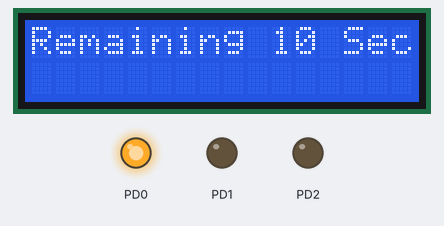
The program below on a simulated ATmega32, built with avr-gcc and emulated at 8 MHz. On the bench: 16×2 character LCD, output pins drawn as LEDs (lit = HIGH). Wiring (inferred from the names in the program): character LCD (HD44780): RS PB1; R/W PB2; E PB0; data PA0, PA1, PA2, PA3, PA4, PA5, PA6, PA7. Pins used as bus, display or sensor lines are not drawn.

Above: at 0.4 s.
At 5.5 s:
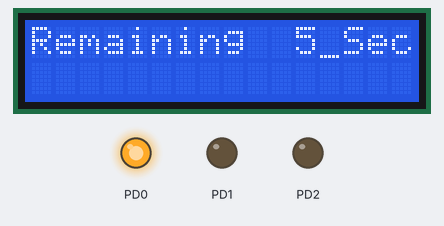
At 11.7 s:
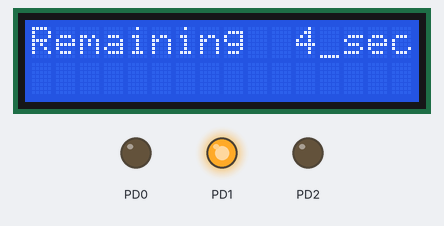
At 18.9 s:
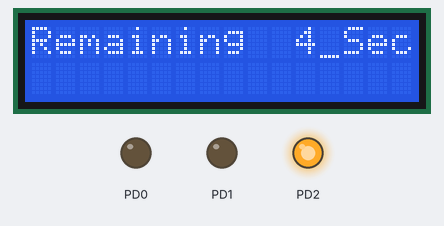
At 28.3 s:
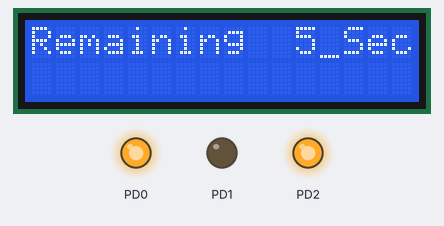
At 37.6 s:
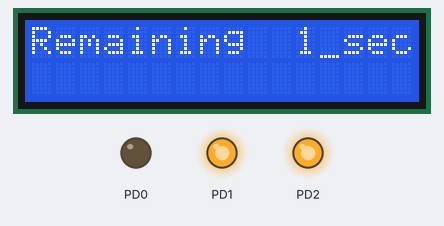
Timing chart, 0 to 40.0 s (numbered marks = the images above):
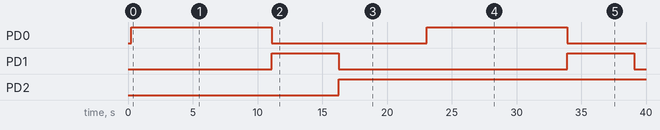

The program:

main.c
```c
/*
 * Traffic Light.c
 *
 * Created: 4/2/2021 11:26:56 AM
 * Author : mody_
 */

#include "STD_TYPES.h"
#include "BIT_MATH.h"

#include "GPIO_interface.h"
#include "LED_interface.h"
#include "TMR0_interface.h"
#include "LCD_interface.h"
#define F_CPU 8000000UL
#include <util/delay.h>
volatile u8 counter1=0;
volatile u8 counter_green=10;
volatile u8 counter_yellow=5;
volatile u8 counter_red=7;

void fun(void)
{
	counter1++;
}
int main(void)
{
    LCD_voidInit();
	TMR0_voidInit();
	TMR0_voidSetOCR0(80);
	TMR0_voidSetCTCWithInterrupt(&fun);
	TMR0_voidStart(TMR0_CLK_1024);
    while (1)
    {
		counter_green=10;
		counter_yellow=5;
		counter_red=7;
		LCD_voidClearScreen();
		LCD_voidDisplayString("Remaining 10 Sec");
		LED_voidTurnOn(GPIOD,0);
		while(counter_green>0)
		{
			if(counter1>=100)
			{
				counter1=0;
				counter_green--;
				LCD_voidMoveCursor(1,11);
				LCD_voidDisplayChar(' ');
				LCD_voidDisplayChar((counter_green%10)+48);
			}
		}
		_delay_ms(500);
		LED_voidTurnOn(GPIOD,1);
		LED_voidTurnOff(GPIOD,0);
		LCD_voidClearScreen();
		LCD_voidDisplayString("Remaining  5 sec");
		while(counter_yellow>0)
		{
			if(counter1 >=100)
			{
				counter1=0;
				counter_yellow--;
				LCD_voidMoveCursor(1,11);
				LCD_voidDisplayChar(' ');
				LCD_voidDisplayNumber((counter_yellow));
			}
		}
		_delay_ms(500);
		LED_voidTurnOn(GPIOD,2);
		LED_voidTurnOff(GPIOD,1);
		LCD_voidClearScreen();
		LCD_voidDisplayString("Remaining  7 Sec");
		while(counter_red>0)
		{
			if(counter1 >=100)
			{
				counter1=0;
				counter_red--;
				LCD_voidMoveCursor(1,11);
				LCD_voidDisplayChar(' ');
				LCD_voidDisplayNumber((counter_red));
			}
		}
    }
}
```

LED_interface.h
```c
/*******************************************************/
/* Author   : Mahmoud Ayman                            */
/* Date     : 4 OCT 2020                               */
/* File     : LED_interface                            */
/* Version  : V 1.0                                    */
/* LOG      :                                          */
/*******************************************************/

#ifndef LED_INTERFACE_H
#define LED_INTERFACE_H

void LED_voidTurnOn(u8 copy_u8Port, u8 copy_u8Pin);

void LED_voidTurnOff(u8 copy_u8Port, u8 copy_u8Pin);

void LED_voidToggle(u8 copy_u8Port, u8 copy_u8Pin);

#endif
```

LED_program.c
```c
/*******************************************************/
/* Author   : Mahmoud Ayman                            */
/* Date     : 4 OCT 2020                               */
/* File     : LED_program                              */
/* Version  : V 1.0                                    */
/* LOG      :                                          */
/*******************************************************/

#include "STD_TYPES.h"
#include "BIT_MATH.h"

#include "GPIO_interface.h"

#include "LED_interface.h"
#include "LED_config.h"
#include "LED_private.h"

void LED_voidTurnOn(u8 copy_u8Port, u8 copy_u8Pin)
{
	GPIO_voidSetPinDDR(copy_u8Port, copy_u8Pin, OUTPUT);
	GPIO_voidWritePin(copy_u8Port, copy_u8Pin, HIGH);
}

void LED_voidTurnOff(u8 copy_u8Port, u8 copy_u8Pin)
{
	GPIO_voidSetPinDDR(copy_u8Port, copy_u8Pin, OUTPUT);
	GPIO_voidWritePin(copy_u8Port, copy_u8Pin, LOW);

}

void LED_voidToggle(u8 copy_u8Port, u8 copy_u8Pin)
{
	GPIO_voidSetPinDDR(copy_u8Port, copy_u8Pin, OUTPUT);
	GPIO_voidTogglePin(copy_u8Port, copy_u8Pin);
}
```

TMR0_interface.h
```c
/********************************************************/
/* Author  : Mahmoud Ayman                              */
/* Date    : 13 NOV 2020                                */
/* File    : TMR0_interface                             */
/* Version : V 1.0                                      */
/* LOG     :                                            */
/********************************************************/

#ifndef  TMR0_INTERFACE_H
#define  TMR0_INTERFACE_H

#define TMR0_CLKMC    0x01
#define TMR0_CLK_8    0x02
#define TMR0_CLK_64   0x03
#define TMR0_CLK_256  0x04
#define TMR0_CLK_1024 0x05
#define TMR0_EVENT_FE 0x06
#define TMR0_EVENT_RE 0x07

void  TMR0_voidInit(void);
void  TMR0_voidStart(u8 copy_u8Prescaler);
// SetTMR0Start
void  TMR0_voidSetTCNT0(u8 copy_u8InitValue);

u32   TMR0_u32ReadTMR0(void);

void  TMR0_voidSetNormalWithInterrupt(void (*copy_CB)(void));
//SetTMR0Compare
void  TMR0_voidSetOCR0(u8 copy_u8InitValue);

void  TMR0_voidSetCTCWithInterrupt(void (*copy_CB)(void));

void  TMR0_voidStopTMR0(void);
// Set TCCR0 =0x00
void  TMR0_voidDInit(void);

void TMR0_GenerateFastPWM(u8 copy_u8DutyCycle);

void TMR0_GeneratePhaseCorrectPWM(u8 copy_u8DutyCycle);

#endif
```

TMR0_program.c
```c
/********************************************************/
/* Author  : Mahmoud Ayman                              */
/* Date    : 13 NOV 2020                                */
/* File    : TMR0_program                               */
/* Version : V 1.0                                      */
/* LOG     :                                            */
/********************************************************/
/* LIB include */
#include "STD_TYPES.h"
#include "BIT_MATH.h"

/* Driver Include */
#include "TMR0_interface.h"
#include "TMR0_config.h"
#include "TMR0_private.h"

#include "avr/interrupt.h"
u8 flag =0;
u32 TOV_Counter = 0;
void (*Global_CBTOV)(void);
void (*Global_CBCTC)(void);
void  TMR0_voidInit(void)
{
/*********************Enable Global Interrupt************/
	SET_BIT(SREG , 7);
/***********************Adjust Mode *********************/

	#if    TMR0_MODE == 0  //Normal (Overflow) Mode
		CLR_BIT(TCCR0 , WGM00);
		CLR_BIT(TCCR0 , WGM01);
	#elif  TMR0_MODE == 1  // Phase PWM Mode
		SET_BIT(TCCR0 , WGM00);
		CLR_BIT(TCCR0 , WGM01);
	#elif  TMR0_MODE == 2 || TMR0_MODE == 4 // CTC Mode
		CLR_BIT(TCCR0 , WGM00);
		SET_BIT(TCCR0 , WGM01);
	#elif  TMR0_MODE == 3  // Fast PWM Mode
		SET_BIT(TCCR0 , WGM00);
		SET_BIT(TCCR0 , WGM01);
	#endif
/**********************Adjust COM*************************/
	TCCR0 &= 0xCF; // Make COM bits zeros
	#if    TMR0_COM_NONPWM  != 0x00
		TCCR0 |= TMR0_COM_NONPWM ;
	#elif  TMR0_COM_FASTPWM != 0x00
		TCCR0 |= TMR0_COM_FASTPWM ;
	#elif  TMR0_COM_PCPWM   != 0x00
		TCCR0 |= TMR0_COM_PCPWM ;
	#endif
/*****************Adjust FOC0************************/
	#if  TMR0_FOC0 == 0
		CLR_BIT(TCCR0, FOC0); // Disable FOC0
	#else
		SET_BIT(TCCR0, FOC0); // Enable FOC0
	#endif
/*****************Adjust TOV Interrupt *******************/
	#if  TMR0_TOVINTERRUPT == 0
		CLR_BIT(TIMASK, TOIE0); // Disable TOV Interrupt
	#else
		SET_BIT(TIMASK, TOIE0); // Enable TOV Interrupt
	#endif
/***************** Adjust OCF Interrupt *******************/
	#if  TMR0_TOCINTERRUPT == 0
		CLR_BIT(TIMASK, OCIE0); // Disable OCF Interrupt
	#else
		SET_BIT(TIMASK, 1);    // Enable OCF Interrupt
	#endif
}

void  TMR0_voidStart(u8 copy_u8Prescaler)
{
	flag =0;
/*********** Adjust Clock Prescaler******************/
	TCCR0 &= 0xF8;
	TCCR0 |= copy_u8Prescaler;
}
// SetTMR0Start
void  TMR0_voidSetTCNT0(u8 copy_u8InitValue)
{
	TCNT0 = copy_u8InitValue;
}

u32   TMR0_u32ReadTMR0(void)
{
	u32 Return_Val;
	Return_Val = (TOV_Counter * 256)+ TCNT0;
	return Return_Val;
}

void  TMR0_voidSetNormalWithInterrupt( void (*copy_CB)(void))
{
	if(copy_CB != 0)
	{
		flag =1;
		Global_CBTOV = copy_CB;
	}
}
//SetTMR0Compare
void  TMR0_voidSetOCR0(u8 copy_u8InitValue)
{
	OCR0 = copy_u8InitValue;
}

void  TMR0_voidSetCTCWithInterrupt( void (*copy_CB)(void))
{
	Global_CBCTC = copy_CB;
}
void  TMR0_voidStopTMR0(void)
{
    // Make CS bit Zeros
	TCCR0 &= 0xF8;
}
// Set TCCR0 =0x00
void  TMR0_voidDInit(void)
{
	// Put TCCR0 all bits zeros
	TCCR0 = 0x00;
}

void TMR0_GenerateFastPWM(u8 copy_u8DutyCycle)
{
	// Make OC0 Output pin
	SET_BIT(DDRB,3);
	volatile u8 Local_u8Data = 0;
	#if   TMR0_COM_FASTPWM == 0x20
		Local_u8Data = ((256 * copy_u8DutyCycle)/100)-1;
		TMR0_voidSetOCR0(Local_u8Data);
	#elif TMR0_COM_FASTPWM == 0x30
		Local_u8Data = 255-((256 * copy_u8DutyCycle)/100);
		TMR0_voidSetOCR0(Local_u8Data);
	#endif
}

void TMR0_GeneratePhaseCorrectPWM(u8 copy_u8DutyCycle)
{
	// Make OC0 Output pin
	SET_BIT(DDRB,3);
	volatile u8 Local_u8Data = 0;
	#if   TMR0_COM_PCPWM == 0x20
		Local_u8Data = ((255 * copy_u8DutyCycle)/100);
		TMR0_voidSetOCR0(Local_u8Data);
	#elif TMR0_COM_PCPWM == 0x30
		Local_u8Data = 255-((255 * copy_u8DutyCycle)/100);
		TMR0_voidSetOCR0(Local_u8Data);
	#endif
}

ISR(TIMER0_OVF_vect)
{
	TOV_Counter++;
	if(flag !=0)
	{
		(*Global_CBTOV)();
	}
}

ISR(TIMER0_COMP_vect)
{
	(*Global_CBCTC)();
	SET_BIT(TIFR,OCF0);
}
```

LCD_config.h
```c
/*******************************************************/
/* Author   : Mahmoud Ayman                            */
/* Date     : 30 OCT 2020                              */
/* File     : LCD_config                               */
/* Version  : V 1.0                                    */
/* LOG      :                                          */
/*******************************************************/

#ifndef LCD_CONFIG_H
#define LCD_CONFIG_H

/* Options : 0 For 8bit_Mode
			 1 For 4bit_Mode
*/

#define LCD_MODE  0

/* Options : 0 For LOW_NIBBLE
             1 For High_NIBBLE
*/
#define LCD_NIBBLE  0

/* Options : GPIOA -> 0
			 GPIOB -> 1
			 GPIOC -> 2
			 GPIOD -> 3
*/
#define LCD_PORT  0

/* Options : GPIOA -> 0
			 GPIOB -> 1
			 GPIOC -> 2
			 GPIOD -> 3
*/
#define LCD_RSPORT  1

/* Options : 0~7
*/
#define LCD_RSPIN  1

/* Options : GPIOA -> 0
			 GPIOB -> 1
			 GPIOC -> 2
			 GPIOD -> 3
*/
#define LCD_RWPORT  1

/* Options : 0~7
*/
#define LCD_RWPIN  2

/* Options : GPIOA -> 0
			 GPIOB -> 1
			 GPIOC -> 2
			 GPIOD -> 3
*/
#define LCD_ENPORT  1

/* Options : 0~7
*/
#define LCD_ENPIN  0


#endif
```

LED_config.h
```c
/*******************************************************/
/* Author   : Mahmoud Ayman                            */
/* Date     : 4 OCT 2020                               */
/* File     : LED_config                               */
/* Version  : V 1.0                                    */
/* LOG      :                                          */
/*******************************************************/

#ifndef LED_CONFIG_H
#define LED_CONFIG_H


#endif
```

TMR0_config.h
```c
/********************************************************/
/* Author  : Mahmoud Ayman                              */
/* Date    : 13 NOV 2020                                */
/* File    : TMR0_config                               */
/* Version : V 1.0                                      */
/* LOG     :                                            */
/********************************************************/

#ifndef  TMR0_CONFIG_H
#define  TMR0_CONFIG_H

/* Options : 0 for Normal mode
			 1 for Phase PWM mode
			 2 for CTC Mode
			 3 for Fast PWM mode
			 4 for NON-PWM mode
*/
#define  TMR0_MODE  2

/* Options : for NON PWM
			 0x00 for Normal Port Operation
			 0x10 for Toggle OC0 on Compare match
			 0x20 for Clear OC0 on Compare match
			 0x30 for Set OC0 on Compare match
*/
#define  TMR0_COM_NONPWM 0x00

/* Options : for Fast PWM
			 0x00 for Normal Port Operation
			 0x20 for Clear OC0 on Compare match and set on Bottom
			 0x30 for Set OC0 on Compare match and Clear on Bottom
*/
#define  TMR0_COM_FASTPWM 0x00

/* Options : for Phase Correct PWM
			 0x00 for Normal Port Operation
			 0x20 for Clear OC0 on Compare match on upcount and set at compare match on downcount
			 0x30 for Set OC0 on Compare match on upcount and Clear at compare match on downcount
*/
// Phase correct PWM
#define  TMR0_COM_PCPWM 0x30

/* Options : 0 for Disable FOC0
			 1 for Enable  FOC0
*/
#define  TMR0_FOC0  0

/* Options : 0 for Disable Overflow Interrupt
			 1 for Enable  Overflow Interrupt
*/
#define TMR0_TOVINTERRUPT   0

/* Options : 0 for Disable Compare match Interrupt
			 1 for Enable  Compare match Interrupt
*/
#define TMR0_TOCINTERRUPT 1

#endif
```

LCD_interface.h
```c
/*******************************************************/
/* Author   : Mahmoud Ayman                            */
/* Date     : 30 OCT 2020                              */
/* File     : LCD_interface                            */
/* Version  : V 1.0                                    */
/* LOG      :                                          */
/*******************************************************/


#ifndef LCD_INTERFACE_H
#define LCD_INTERFACE_H

void LCD_voidInit();

void LCD_voidSendCmd(u8 copy_u8cmd);

void LCD_voidMoveCursor(u8 copy_u8Line, u8 copy_u8Position);

void LCD_voidClearScreen();

void LCD_voidDisplayChar(u8 copy_u8Char);

void LCD_voidDisplayString(u8 *copy_u8String);

void LCD_voidDisplayNumber(u32 copy_u32Number);

void LCD_voidDisplayRealNumber(f64 Number);

#endif
```

LCD_program.c
```c
/*******************************************************/
/* Author   : Mahmoud Ayman                            */
/* Date     : 30 OCT 2020                              */
/* File     : LCD_program                              */
/* Version  : V 1.0                                    */
/* LOG      :                                          */
/*******************************************************/

#include "STD_TYPES.h"
#include "BIT_MATH.h"

#include "GPIO_interface.h"

#include "LCD_interface.h"
#include "LCD_config.h"
#include "LCD_private.h"

#define  F_CPU 8000000UL
#include "util/delay.h"


void LCD_voidInit()
{
	_delay_ms(200);
	GPIO_voidSetPinDDR(LCD_RSPORT, LCD_RSPIN, OUTPUT);
	GPIO_voidSetPinDDR(LCD_RWPORT, LCD_RWPIN, OUTPUT);
	GPIO_voidSetPinDDR(LCD_ENPORT, LCD_ENPIN, OUTPUT);
	#if    LCD_MODE == 0
		GPIO_voidSetPortDDR(LCD_PORT, OUTPUT);
		LCD_voidSendCmd(LCD_Function_8BIT_2Lines);
		_delay_ms(1);
		LCD_voidSendCmd(LCD_DISP_ON_CURSOR_ON);
		_delay_ms(1);
		LCD_voidSendCmd(LCD_CLEAR_SCREEN);
		_delay_ms(10);
		LCD_voidSendCmd(LCD_ENTRY_MODE);
		_delay_ms(1);
	#elif  LCD_MODE == 1
		#if   LCD_NIBBLE ==0
			GPIO_voidSetLowNibbleDDR(LCD_PORT, OUTPUT);
			LCD_voidSendCmd(LCD_RETURN_HOME);
			_delay_ms(15);
			LCD_voidSendCmd(LCD_Function_4BIT_2Lines);
			_delay_ms(1);
			LCD_voidSendCmd(LCD_DISP_ON_CURSOR_ON);
			_delay_ms(1);
			LCD_voidSendCmd(LCD_CLEAR_SCREEN);
			_delay_ms(10);
			LCD_voidSendCmd(LCD_ENTRY_MODE);
			_delay_ms(1);
		#elif LCD_NIBBLE ==1
			GPIO_voidSetHighNibbleDDR(LCD_PORT, OUTPUT);
			LCD_voidSendCmd(LCD_RETURN_HOME);
			_delay_ms(15);
			LCD_voidSendCmd(LCD_Function_4BIT_2Lines);
			_delay_ms(1);
			LCD_voidSendCmd(LCD_DISP_ON_CURSOR_ON);
			_delay_ms(1);
			LCD_voidSendCmd(LCD_CLEAR_SCREEN);
			_delay_ms(10);
			LCD_voidSendCmd(LCD_ENTRY_MODE);
			_delay_ms(1);
		#endif
	#endif
}
void LCD_voidSendCmd(u8 copy_u8cmd)
{
	#if    LCD_MODE == 0
		GPIO_voidWritePort(LCD_PORT,copy_u8cmd);
		GPIO_voidWritePin(LCD_RSPORT,LCD_RSPIN,0);
		GPIO_voidWritePin(LCD_RWPORT,LCD_RWPIN,0);
		LCD_voidSendEnPulse();
	#elif  LCD_MODE == 1
		#if   LCD_NIBBLE ==0
			GPIO_voidWriteLowNibble(LCD_PORT, copy_u8cmd>>4);
			GPIO_voidWritePin(LCD_RSPORT,LCD_RSPIN,0);
			GPIO_voidWritePin(LCD_RWPORT,LCD_RWPIN,0);
			LCD_voidSendEnPulse();
			GPIO_voidWriteLowNibble(LCD_PORT, copy_u8cmd);
			GPIO_voidWritePin(LCD_RSPORT,LCD_RSPIN,0);
			GPIO_voidWritePin(LCD_RWPORT,LCD_RWPIN,0);
			LCD_voidSendEnPulse();
			_delay_ms(2);
		#elif LCD_NIBBLE ==1
			GPIO_voidWriteHighNibble(LCD_PORT, copy_u8cmd);
			GPIO_voidWritePin(LCD_RSPORT,LCD_RSPIN,0);
			GPIO_voidWritePin(LCD_RWPORT,LCD_RWPIN,0);
			LCD_voidSendEnPulse();
			GPIO_voidWriteHighNibble(LCD_PORT, copy_u8cmd<<4);
			GPIO_voidWritePin(LCD_RSPORT,LCD_RSPIN,0);
			GPIO_voidWritePin(LCD_RWPORT,LCD_RWPIN,0);
			LCD_voidSendEnPulse();
			_delay_ms(2);
		#endif
	#endif
}
static void LCD_voidSendEnPulse()
{
	GPIO_voidWritePin(LCD_ENPORT,LCD_ENPIN,1);
	_delay_ms(2);
	GPIO_voidWritePin(LCD_ENPORT,LCD_ENPIN,0);
}
void LCD_voidMoveCursor(u8 copy_u8Line, u8 copy_u8Position)
{
	u8 data;
	if(copy_u8Line < 1 || copy_u8Line > 2 || copy_u8Position < 1 ||copy_u8Position > 16)
	{
		data = 0x80;
	}
	else if(copy_u8Line == 1)
	{
		data = 0x80 +(copy_u8Position - 1);
	}
	else if(copy_u8Line == 2)
	{
		data = 0xC0 +(copy_u8Position - 1);
	}
	LCD_voidSendCmd(data);
	_delay_ms(1);
}
void LCD_voidClearScreen()
{
	LCD_voidSendCmd(LCD_CLEAR_SCREEN);
	_delay_ms(10);
}
void LCD_voidDisplayChar(u8 copy_u8Char)
{
	#if    LCD_MODE == 0
		GPIO_voidWritePort(LCD_PORT,copy_u8Char);
		GPIO_voidWritePin(LCD_RSPORT,LCD_RSPIN,1);
		GPIO_voidWritePin(LCD_RWPORT,LCD_RWPIN,0);
		LCD_voidSendEnPulse();
	#elif  LCD_MODE == 1
		#if   LCD_NIBBLE ==0
			GPIO_voidWriteLowNibble(LCD_PORT, copy_u8Char>>4);
			GPIO_voidWritePin(LCD_RSPORT,LCD_RSPIN,1);
			GPIO_voidWritePin(LCD_RWPORT,LCD_RWPIN,0);
			LCD_voidSendEnPulse();
			GPIO_voidWriteLowNibble(LCD_PORT, copy_u8Char);
			GPIO_voidWritePin(LCD_RSPORT,LCD_RSPIN,1);
			GPIO_voidWritePin(LCD_RWPORT,LCD_RWPIN,0);
			LCD_voidSendEnPulse();
			_delay_ms(2);
		#elif LCD_NIBBLE ==1
			GPIO_voidWriteHighNibble(LCD_PORT, copy_u8Char);
			GPIO_voidWritePin(LCD_RSPORT,LCD_RSPIN,1);
			GPIO_voidWritePin(LCD_RWPORT,LCD_RWPIN,0);
			LCD_voidSendEnPulse();
			GPIO_voidWriteHighNibble(LCD_PORT, copy_u8Char<<4);
			GPIO_voidWritePin(LCD_RSPORT,LCD_RSPIN,1);
			GPIO_voidWritePin(LCD_RWPORT,LCD_RWPIN,0);
			LCD_voidSendEnPulse();
			_delay_ms(2);
		#endif
	#endif
}
void LCD_voidDisplayString(u8 *copy_u8String)
{
	while((*copy_u8String)!= '\0')
	{
		LCD_voidDisplayChar(*copy_u8String);
		copy_u8String++;
	}
}

void LCD_voidDisplayNumber(u32 copy_u32Number){
	u8 str[7];
	sprintf(str,"%d",copy_u32Number);
	LCD_voidDisplayString(str);
}

void LCD_voidDisplayRealNumber(f64 Number){
	u8 str [16];
	u8 *tmpsign = (Number < 0)? "-" : "";
	f32 tmpval = (Number < 0)? -Number : Number;
	s32 tmpint1 = tmpval;
	f32 tmpfrac = tmpval - tmpint1;
	s32 tmpint2 = tmpfrac * 10000;
	sprintf(str,"%s%d.%04d",tmpsign,tmpint1,tmpint2);
	LCD_voidDisplayString(str);
}
```

BIT_MATH.h
```c
/*******************************************************/
/* Author   : Mahmoud Ayman                            */
/* Date     : 4 OCT 2020                               */
/* File     : BIT_MATH                                 */
/* Version  : V 1.0                                    */
/* LOG      :                                          */
/*******************************************************/


#ifndef  BIT_MATH_H
#define  BIT_MATH_H


#define   SET_BIT(reg,bit)   reg|= (1<<bit)
#define   CLR_BIT(reg,bit)   reg&=(~(1<<bit))
#define   GET_BIT(reg,bit)   (reg&(1<<bit))>>bit
#define   TOG_BIT(reg,bit)   reg^=(1<<bit)

#endif
```

Source omitted: GPIO_config.h (461 bytes), GPIO_interface.h (1259 bytes), GPIO_private.h (993 bytes), GPIO_program.c (5546 bytes), LCD_private.h (1412 bytes), LED_private.h (461 bytes), STD_TYPES.h (732 bytes), TMR0_private.h (1136 bytes)

Measured:
- by itself, PD0: alternates HIGH for 10.8 s and LOW for 12.0 s
- by itself, PD1: alternates HIGH for 5.2 s and LOW for 17.6 s
- by itself, PD2: LOW → HIGH at 16.3 s
- what the display in image 0 shows lasts 1.0 s, from 0.3 s to 1.3 s
